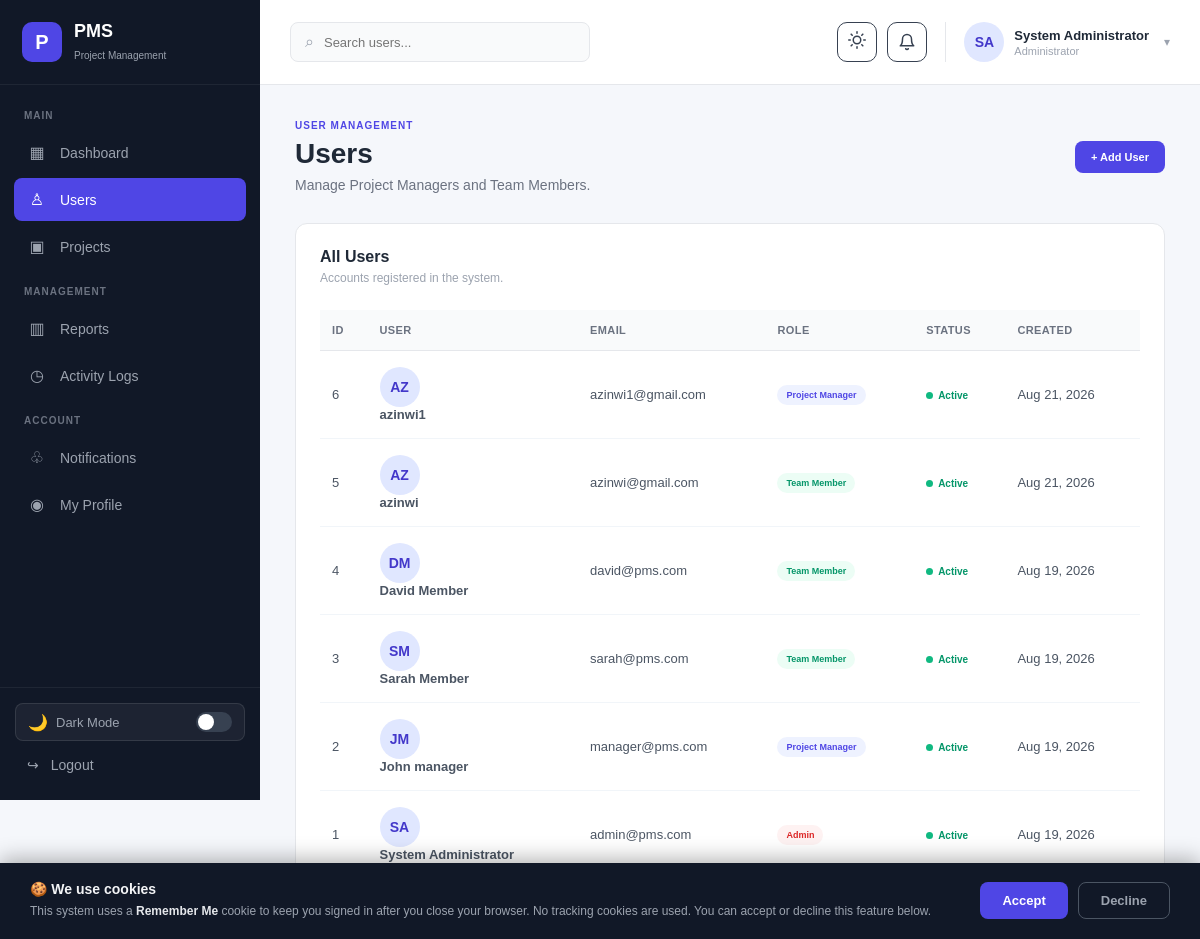
/admin-users.php (signed in), run on the app's committed database.
### tables this page shows
CREATE TABLE `users` (
  `id` int NOT NULL AUTO_INCREMENT,
  `full_name` varchar(100) NOT NULL,
  `email` varchar(150) NOT NULL,
  `password` varchar(255) NOT NULL,
  `role` enum('admin','project_manager','member') NOT NULL DEFAULT 'member',
  `profile_image` varchar(255) DEFAULT NULL,
  `status` enum('active','inactive') NOT NULL DEFAULT 'active',
  `created_at` timestamp NULL DEFAULT CURRENT_TIMESTAMP,
  `updated_at` timestamp NULL DEFAULT CURRENT_TIMESTAMP ON UPDATE CURRENT_TIMESTAMP,
  `last_seen_at` timestamp NULL DEFAULT NULL,
  PRIMARY KEY (`id`),
  UNIQUE KEY `email` (`email`)
);

### admin-users.php (the view, shortened to what this page needs)
<?php
require_once "auth_check.php";
require_once "avatar_helper.php";;
$query = "
    SELECT
        id,
        full_name,
        email,
        role,
                        profile_image,
        status,
        created_at
    FROM users
    ORDER BY created_at DESC
";
$result = mysqli_query($conn, $query);
?>
<!DOCTYPE html>
<html lang="en">
<head>
    <link
        rel="stylesheet"
        href="assets/css/style.css"
    >
</head>
<body>
<div class="admin-layout">
    <aside class="sidebar">
        <div class="sidebar-logo">
            <div class="logo-icon">
                P
            </div>
            <div>
                <h2>
                    PMS
                </h2>
                <span>
                    Project Management
                </span>
            </div>
        </div>
        <nav class="sidebar-nav">
            <p class="nav-title">
                MAIN
            </p>
            <a
                href="admin-dashboard.php"
                class="nav-item"
            >
                <span class="nav-icon">
                    ▦
                </span>
                Dashboard
            </a>
            <a
                href="admin-users.php"
                class="nav-item active"
            >
                <span class="nav-icon">
                    ♙
                </span>
                Users
            </a>
            <a
                href="admin-projects.php"
                class="nav-item"
            >
                <span class="nav-icon">
                    ▣
                </span>
                Projects
            </a>
            <p class="nav-title">
                MANAGEMENT
            </p>
            <a
                href="admin-reports.php"
                class="nav-item"
            >
                <span class="nav-icon">
                    ▥
                </span>
                Reports
            </a>
            <a
                href="admin-activity.php"
                class="nav-item"
            >
                <span class="nav-icon">
                    ◷
                </span>
                Activity Logs
            </a>
            <p class="nav-title">
                ACCOUNT
            </p>
                        <a
                href="notifications.php"
                class="nav-item"
            >
                <span class="nav-icon">♧</span>
                Notifications
            </a>
            <a
                href="profile.php"
                class="nav-item"
            >
                <span class="nav-icon">
                    ◉
                </span>
                My Profile
            </a>
        </nav>
        <div class="sidebar-bottom">
            <button class="dark-mode-toggle" onclick="toggleDarkMode()" title="Toggle Dark Mode">
                <span class="toggle-icon">🌙</span>
                <span>Dark Mode</span>
                <span class="toggle-track"></span>
            </button>
            <a
                href="logout.php"
                class="logout-item"
            >
                <span>
                    ↪
                </span>
                Logout
            </a>
        </div>
    </aside>
    <main class="main-content">
        <header class="topbar">
            <div class="topbar-left">
                <div class="search-box">
                    <span>
                        ⌕
                    </span>
                    <input
                        type="text"
                        id="userSearch"
                        placeholder="Search users..."
                    >
                </div>
            </div>
            <div class="topbar-right">
                                <button
                    class="theme-toggle-btn"
                    onclick="toggleTheme()"
                    title="Toggle Theme"
                >
                    <span class="theme-icon-light"></span>
                </button>
<button
                    class="notification-button"
                    type="button"
                    onclick="window.location.href='notifications.php'"
                    style="position:relative;"
                >
                    <svg width="18" height="18" viewBox="0 0 24 24" fill="none" stroke="currentColor" stroke-width="2" stroke-linecap="round" stroke-linejoin="round"><path d="M18 8A6 6 0 0 0 6 8c0 7-3 9-3 9h18s-3-2-3-9"/><path d="M13.73 21a2 2 0 0 1-3.46 0"/></svg>
                </button>
                <div class="admin-profile">
                    <?= render_avatar($_SESSION["profile_image"] ?? null, $_SESSION["full_name"], (int)($_SESSION["user_id"] ?? 0)) ?>
                    <div class="profile-info">
                        <strong>
                            <?= htmlspecialchars(
                                $_SESSION["full_name"]
                            ) ?>
                        </strong>
                        <span>
                            Administrator
                        </span>
                    </div>
                    <span class="profile-arrow">
                        ▾
                    </span>
                </div>
            </div>
        </header>
        <section class="dashboard-content">
            <div class="page-header">
                <div>
                    <span class="page-label">
                        USER MANAGEMENT
                    </span>
                    <h1>
                        Users
                    </h1>
                    <p>
                        Manage Project Managers and Team Members.
                    </p>
                </div>
                <div class="page-actions">
                    <a
                        href="admin-create-user.php"
                        class="primary-button"
                    >
                        + Add User
                    </a>
                </div>
            </div>
            <div class="dashboard-card">
                <div class="card-header">
                    <div>
                        <h2>
                            All Users
                        </h2>
                        <p>
                            Accounts registered in the system.
                        </p>
                    </div>
                </div>
                <div class="table-container">
                    <table
                        class="projects-table"
                        id="usersTable"
                    >
                        <thead>
                            <tr>
                                <th>
                                    ID
                                </th>
                                <th>
                                    User
                                </th>
                                <th>
                                    Email
                                </th>
                                <th>
                                    Role
                                </th>
                                <th>
                                    Status
                                </th>
                                <th>
                                    Created
                                </th>
                            </tr>
                        </thead>
                        <tbody>
                        <?php while (
                            $user = mysqli_fetch_assoc($result)
                        ): ?>
                            <tr>
                                <td>
                                    <?= (int) $user["id"] ?>
                                </td>
                                <td>
                                    <div class="user-table-info">
                                        <?= render_avatar($user["profile_image"] ?? null, $user["full_name"], (int)$user["id"]) ?>
                                        </div>
                                        <strong>
                                            <?= htmlspecialchars(
                                                $user["full_name"]
                                            ) ?>
                                        </strong>
                                    </div>
                                </td>
                                <td>
                                    <?= htmlspecialchars(
                                        $user["email"]
                                    ) ?>
                                </td>
                                <td>
                                    <?php if (
                                        $user["role"] === "admin"
                                    ): ?>
                                        <span class="role-badge admin">
                                            Admin
                                        </span>
                                    <?php elseif (
                                        $user["role"] === "project_manager"
                                    ): ?>
                                        <span class="role-badge manager">
                                            Project Manager
                                        </span>
                                    <?php else: ?>
                                        <span class="role-badge member">
                                            Team Member
                                        </span>
                                    <?php endif; ?>
                                </td>
                                <td>
                                    <?php if (
                                        $user["status"] === "active"
                                    ): ?>
                                        <span class="user-status active">
                                            Active
                                        </span>
                                    <?php else: ?>
                                        <span class="user-status inactive">
                                            Inactive
                                        </span>
                                    <?php endif; ?>
                                </td>
                                <td>
                                    <?= date(
                                        "M d, Y",
                                        strtotime(
                                            $user["created_at"]
                                        )
                                    ) ?>
                                </td>
                            </tr>
                        <?php endwhile; ?>
<?php include "cookie_consent.php"; ?>
</body>
</html>

### avatar_helper.php (shortened to what this page needs)
<?php
function render_avatar(?string $profile_image, string $name, $user_id = 0, string $size = 'sm'): string
{
    $initials = compute_initials($name ?? '');
    $sizes = [
        'sm' => ['class' => 'profile-avatar',   'css' => 'width:40px;height:40px;font-size:14px;'],
        'md' => ['class' => 'member-avatar',    'css' => 'width:56px;height:56px;font-size:16px;'],
        'lg' => ['class' => 'large-profile-avatar', 'css' => 'width:100px;height:100px;font-size:30px;'],
    ];
    $s = $sizes[$size] ?? $sizes['sm'];
    $escaped_initials = htmlspecialchars($initials, ENT_QUOTES, 'UTF-8');
    return '<div class="' . $s['class'] . '" style="' . $s['css'] . '">'
         . $escaped_initials
         . '</div>';
}
function compute_initials(string $name): string
{
    $parts = explode(' ', trim($name));
    if (count($parts) >= 2) {
        return strtoupper(substr($parts[0], 0, 1) . substr($parts[count($parts) - 1], 0, 1));
    }
    return strtoupper(substr($name, 0, 2));
}

### data on the page
users: id "6", full_name "AZ", full_name "azinwi1", email "azinwi1@gmail.com", role "Project Manager", status "Active", created_at "Aug 21, 2026"
users: id "5", full_name "AZ", full_name "azinwi", email "azinwi@gmail.com", role "Team Member", status "Active", created_at "Aug 21, 2026"
users: id "4", full_name "DM", full_name "David Member", email "david@pms.com", role "Team Member", status "Active", created_at "Aug 19, 2026"
users: id "3", full_name "SM", full_name "Sarah Member", email "sarah@pms.com", role "Team Member", status "Active", created_at "Aug 19, 2026"
users: id "2", full_name "JM", full_name "John manager", email "manager@pms.com", role "Project Manager", status "Active", created_at "Aug 19, 2026"
users: id "1", full_name "SA", full_name "System Administrator", email "admin@pms.com", role "Admin", status "Active", created_at "Aug 19, 2026"

### other printed values
$escaped_initials "SA"
$_SESSION["full_name"] "System Administrator"
